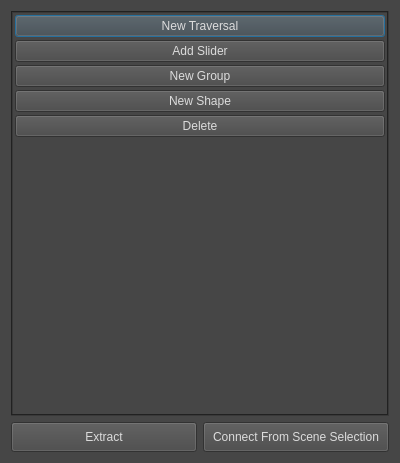
<?xml version="1.0" encoding="UTF-8"?>
<ui version="4.0">
 <class>Dialog</class>
 <widget class="QDialog" name="Dialog">
  <property name="enabled">
   <bool>true</bool>
  </property>
  <property name="geometry">
   <rect>
    <x>0</x>
    <y>0</y>
    <width>400</width>
    <height>463</height>
   </rect>
  </property>
  <property name="acceptDrops">
   <bool>false</bool>
  </property>
  <property name="windowTitle">
   <string>Traversals</string>
  </property>
  <property name="styleSheet">
   <string notr="true">
QWidget{
	background-color: rgb(70, 70, 70);
	alternate-background-color: rgb(80, 80, 80);
	color: rgb(220, 220, 220);
	font: 8pt &quot;MS Shell Dlg 2&quot;;
}

QGroupBox{
    border: 2px solid rgb(96, 96, 96);
    border-radius: 5px;
    margin-top: 2ex; /* leave space at the top for the title */
	padding: 4px 0px;
	/*padding-top: 3px;
	padding-bottom: 3px;*/
}

QGroupBox::title {
	subcontrol-origin: margin;
	subcontrol-position: top left;
	padding: 0 5px;
	left: 10px;
}




QAbstractSpinBox{
	color: rgb(45, 45, 45);
	background-color: rgb(130, 130, 130);
	border: 2px solid rgb(56, 56, 56);
}

QComboBox{
	color: rgb(45, 45, 45);
	background-color: rgb(130, 130, 130);
	border: 2px solid rgb(56, 56, 56);
}

QLineEdit{
	color: rgb(45, 45, 45);
	background-color: rgb(130, 130, 130);
	border: 2px solid rgb(56, 56, 56);
}






QScrollBar:handle:horizontal{
    border-width: 1;
	border-color: rgb(110, 110, 110);
	border-radius: 5;
	border-style: solid;
	background-color: rgb(90, 90, 90);
}

QScrollBar:handle:vertical{
    border-width: 1;
	border-color: rgb(110, 110, 110);
	border-radius: 5;
	border-style: solid;
	background-color: rgb(90, 90, 90);
}

QHeaderView::section {
    background-color: rgb(80, 80, 80);
    padding-left: 4px;
    border: 1px solid rgb(108, 108, 108);
}

 QMenuBar::item {
     spacing: 3px; /* spacing between menu bar items */
     padding: 1px 4px;
     background: transparent;
     border-radius: 4px;
 }

 QMenuBar::item:selected { /* when selected using mouse or keyboard */
     background: rgb(168, 168, 168);
 }

 QMenuBar::item:pressed {
     background: rgb(136, 136, 136);
 }

QWidget:pressed {
	background-color: rgb(50, 50, 50);
}


QWidget[bgColor=&quot;red&quot;] {
	background-color: rgb(111, 57, 43);
}
QWidget[bgColor=&quot;red&quot;]:disabled {
	background-color: rgb(105, 77, 70);
}

QWidget[bgColor=&quot;orange&quot;] {
	background-color: rgb(138, 96, 67);
}
QWidget[bgColor=&quot;orange&quot;]:disabled {
	background-color: rgb(137, 116, 101);
}

QWidget[bgColor=&quot;blue&quot;] {
	background-color: rgb(44, 57, 67);
}
QWidget[bgColor=&quot;blue&quot;]:disabled {
	background-color: rgb(60, 67, 72);
}

QWidget[bgColor=&quot;green&quot;] {
	background-color: rgb(95, 103, 82);
}
QWidget[bgColor=&quot;green&quot;]:disabled {
	background-color: rgb(114, 118, 107);
}

QWidget[bgColor=&quot;yellow&quot;] {
	background-color: rgb(146, 128, 103);
}
QWidget[bgColor=&quot;yellow&quot;]:disabled {
	background-color: rgb(161, 152, 139);
}

QWidget[bgColor=&quot;lightRed&quot;] {
	background-color: rgb(132, 73, 58);
}
QWidget[bgColor=&quot;lightRed&quot;]:disabled {
	background-color: rgb(128, 98, 91);
}

QWidget[bgColor=&quot;lightOrange&quot;] {
	background-color: rgb(140, 104, 55);
}
QWidget[bgColor=&quot;lightOrange&quot;]:disabled {
	background-color: rgb(133, 114, 90);
}

QWidget[bgColor=&quot;lightBlue&quot;] {
	background-color: rgb(82, 98, 111);
}
QWidget[bgColor=&quot;lightBlue&quot;]:disabled {
	background-color: rgb(109, 117, 124);
}

QWidget[bgColor=&quot;lightGreen&quot;] {
	background-color: rgb(137, 148, 117);
}
QWidget[bgColor=&quot;lightGreen&quot;]:disabled {
	background-color: rgb(164, 169, 154);
}

QWidget[bgColor=&quot;lightYellow&quot;] {
	background-color: rgb(131, 115, 92);
}
QWidget[bgColor=&quot;lightYellow&quot;]:disabled {
	background-color: rgb(144, 136, 124);
}

QWidget[bgColor=&quot;darkRed&quot;] {
	background-color: rgb(79, 41, 31);
}
QWidget[bgColor=&quot;darkRed&quot;]:disabled {
	background-color: rgb(75, 55, 50);
}

QWidget[bgColor=&quot;darkOrange&quot;] {
	background-color: rgb(102, 71, 49);
}
QWidget[bgColor=&quot;darkOrange&quot;]:disabled {
	background-color: rgb(101, 85, 74);
}

QWidget[bgColor=&quot;darkBlue&quot;] {
	background-color: rgb(35, 45, 53);
}
QWidget[bgColor=&quot;darkBlue&quot;]:disabled {
	background-color: rgb(48, 53, 57);
}

QWidget[bgColor=&quot;darkGreen&quot;] {
	background-color: rgb(60, 65, 52);
}
QWidget[bgColor=&quot;darkGreen&quot;]:disabled {
	background-color: rgb(72, 74, 68);
}

QWidget[bgColor=&quot;darkYellow&quot;] {
	background-color: rgb(74, 65, 52);
}
QWidget[bgColor=&quot;darkYellow&quot;]:disabled {
	background-color: rgb(81, 77, 70);
}

</string>
  </property>
  <property name="documentMode" stdset="0">
   <bool>false</bool>
  </property>
  <layout class="QVBoxLayout" name="verticalLayout">
   <item>
    <layout class="QHBoxLayout" name="horizontalLayout_2">
     <item>
      <layout class="QVBoxLayout" name="uiTraversalLAY"/>
     </item>
     <item>
      <widget class="QFrame" name="uiTravButtonFRM">
       <property name="frameShape">
        <enum>QFrame::Box</enum>
       </property>
       <property name="frameShadow">
        <enum>QFrame::Sunken</enum>
       </property>
       <layout class="QVBoxLayout" name="verticalLayout_6">
        <property name="spacing">
         <number>3</number>
        </property>
        <property name="margin">
         <number>2</number>
        </property>
        <item>
         <widget class="QPushButton" name="uiTravNewBTN">
          <property name="sizePolicy">
           <sizepolicy hsizetype="Minimum" vsizetype="Minimum">
            <horstretch>0</horstretch>
            <verstretch>0</verstretch>
           </sizepolicy>
          </property>
          <property name="toolTip">
           <string>Make a combo out of any non-zero sliders</string>
          </property>
          <property name="text">
           <string>New Traversal</string>
          </property>
          <property name="bgColor" stdset="0">
           <string>lightBlue</string>
          </property>
         </widget>
        </item>
        <item>
         <widget class="QPushButton" name="uiTravAddSliderBTN">
          <property name="sizePolicy">
           <sizepolicy hsizetype="Minimum" vsizetype="Minimum">
            <horstretch>0</horstretch>
            <verstretch>0</verstretch>
           </sizepolicy>
          </property>
          <property name="toolTip">
           <string>Make a combo out of any non-zero sliders</string>
          </property>
          <property name="text">
           <string>Add Slider</string>
          </property>
          <property name="bgColor" stdset="0">
           <string>lightBlue</string>
          </property>
         </widget>
        </item>
        <item>
         <widget class="QPushButton" name="uiTravNewGroupBTN">
          <property name="sizePolicy">
           <sizepolicy hsizetype="Minimum" vsizetype="Minimum">
            <horstretch>0</horstretch>
            <verstretch>0</verstretch>
           </sizepolicy>
          </property>
          <property name="toolTip">
           <string>Make a new group from the selected combos</string>
          </property>
          <property name="text">
           <string>New Group</string>
          </property>
          <property name="bgColor" stdset="0">
           <string>lightBlue</string>
          </property>
         </widget>
        </item>
        <item>
         <widget class="QPushButton" name="uiTravNewShapeBTN">
          <property name="sizePolicy">
           <sizepolicy hsizetype="Minimum" vsizetype="Minimum">
            <horstretch>0</horstretch>
            <verstretch>0</verstretch>
           </sizepolicy>
          </property>
          <property name="toolTip">
           <string>Add a shape to the selected combos' progressions</string>
          </property>
          <property name="text">
           <string>New Shape</string>
          </property>
          <property name="bgColor" stdset="0">
           <string>lightBlue</string>
          </property>
         </widget>
        </item>
        <item>
         <widget class="QPushButton" name="uiTravDeleteBTN">
          <property name="sizePolicy">
           <sizepolicy hsizetype="Minimum" vsizetype="Minimum">
            <horstretch>0</horstretch>
            <verstretch>0</verstretch>
           </sizepolicy>
          </property>
          <property name="toolTip">
           <string>Delete the selected combos</string>
          </property>
          <property name="text">
           <string>Delete</string>
          </property>
          <property name="bgColor" stdset="0">
           <string>lightBlue</string>
          </property>
         </widget>
        </item>
        <item>
         <spacer name="verticalSpacer">
          <property name="orientation">
           <enum>Qt::Vertical</enum>
          </property>
          <property name="sizeHint" stdset="0">
           <size>
            <width>20</width>
            <height>40</height>
           </size>
          </property>
         </spacer>
        </item>
       </layout>
      </widget>
     </item>
    </layout>
   </item>
   <item>
    <layout class="QHBoxLayout" name="horizontalLayout">
     <item>
      <widget class="QPushButton" name="uiShapeExtractBTN">
       <property name="minimumSize">
        <size>
         <width>0</width>
         <height>30</height>
        </size>
       </property>
       <property name="baseSize">
        <size>
         <width>0</width>
         <height>0</height>
        </size>
       </property>
       <property name="toolTip">
        <string>Connect selected shapes to extracted objects in scene</string>
       </property>
       <property name="text">
        <string>Extract</string>
       </property>
       <property name="bgColor" stdset="0">
        <string>orange</string>
       </property>
      </widget>
     </item>
     <item>
      <widget class="QPushButton" name="uiShapeConnectBTN">
       <property name="minimumSize">
        <size>
         <width>0</width>
         <height>30</height>
        </size>
       </property>
       <property name="baseSize">
        <size>
         <width>0</width>
         <height>0</height>
        </size>
       </property>
       <property name="toolTip">
        <string>Connect selected shapes to extracted objects in scene</string>
       </property>
       <property name="text">
        <string>Connect From Scene Selection</string>
       </property>
       <property name="bgColor" stdset="0">
        <string>orange</string>
       </property>
      </widget>
     </item>
    </layout>
   </item>
  </layout>
  <action name="uiImportACT">
   <property name="text">
    <string>Import</string>
   </property>
  </action>
  <action name="uiExportACT">
   <property name="text">
    <string>Export</string>
   </property>
  </action>
  <action name="uiLiveUpdateACT">
   <property name="checkable">
    <bool>true</bool>
   </property>
   <property name="checked">
    <bool>true</bool>
   </property>
   <property name="enabled">
    <bool>false</bool>
   </property>
   <property name="text">
    <string>Live Update</string>
   </property>
   <property name="toolTip">
    <string>Changes made in simplex dialog will update to the simplex system</string>
   </property>
  </action>
  <action name="uiLiveShapeConnectionACT">
   <property name="checkable">
    <bool>true</bool>
   </property>
   <property name="checked">
    <bool>true</bool>
   </property>
   <property name="text">
    <string>Live Shape Connection</string>
   </property>
   <property name="toolTip">
    <string>Keep a live connection between extracted shape and simplex</string>
   </property>
  </action>
  <action name="uiExtractOnCreateACT">
   <property name="checkable">
    <bool>true</bool>
   </property>
   <property name="checked">
    <bool>false</bool>
   </property>
   <property name="text">
    <string>Extract Shape on Create</string>
   </property>
  </action>
  <action name="uiExtractPosedACT">
   <property name="text">
    <string>Extract Posed Shape</string>
   </property>
  </action>
  <action name="uiConvertCorrectiveACT">
   <property name="text">
    <string>Convert to corrective</string>
   </property>
  </action>
  <action name="uiSplitShapePSDACT">
   <property name="text">
    <string>Split Shape</string>
   </property>
  </action>
  <action name="uiExportObjPSDACT">
   <property name="text">
    <string>Export PSD Obj</string>
   </property>
  </action>
  <action name="uiImportObjPSDACT">
   <property name="text">
    <string>Import PSD Obj</string>
   </property>
  </action>
  <action name="uiSetWorkingDirectoryACT">
   <property name="text">
    <string>Set Work Directory</string>
   </property>
  </action>
  <action name="uiHideRedundantACT">
   <property name="checkable">
    <bool>true</bool>
   </property>
   <property name="checked">
    <bool>true</bool>
   </property>
   <property name="text">
    <string>Hide Redundant Items</string>
   </property>
  </action>
  <action name="uiDoubleSliderRangeACT">
   <property name="checkable">
    <bool>true</bool>
   </property>
   <property name="checked">
    <bool>false</bool>
   </property>
   <property name="text">
    <string>Double Slider Range</string>
   </property>
  </action>
  <action name="uiLegacyJsonACT">
   <property name="checkable">
    <bool>true</bool>
   </property>
   <property name="checked">
    <bool>true</bool>
   </property>
   <property name="text">
    <string>Legacy JSON</string>
   </property>
  </action>
 </widget>
 <resources/>
 <connections/>
</ui>
